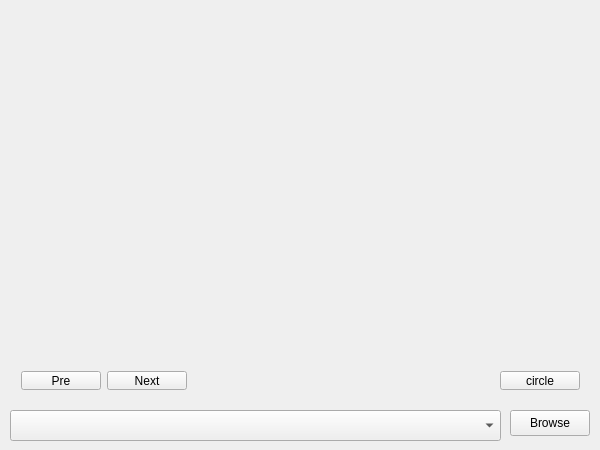
<?xml version="1.0" encoding="UTF-8"?>
<ui version="4.0">
 <class>MainWindow</class>
 <widget class="QMainWindow" name="MainWindow">
  <property name="geometry">
   <rect>
    <x>0</x>
    <y>0</y>
    <width>600</width>
    <height>450</height>
   </rect>
  </property>
  <property name="windowTitle">
   <string>MainWindow</string>
  </property>
  <widget class="QWidget" name="centralWidget">
   <widget class="QWidget" name="horizontalLayoutWidget">
    <property name="geometry">
     <rect>
      <x>10</x>
      <y>360</y>
      <width>581</width>
      <height>41</height>
     </rect>
    </property>
    <layout class="QHBoxLayout" name="horizontalLayout">
     <item>
      <widget class="QPushButton" name="preBtn">
       <property name="text">
        <string>Pre</string>
       </property>
      </widget>
     </item>
     <item>
      <widget class="QPushButton" name="nextBtn">
       <property name="text">
        <string>Next</string>
       </property>
      </widget>
     </item>
     <item>
      <spacer name="horizontalSpacer_3">
       <property name="orientation">
        <enum>Qt::Horizontal</enum>
       </property>
       <property name="sizeHint" stdset="0">
        <size>
         <width>40</width>
         <height>20</height>
        </size>
       </property>
      </spacer>
     </item>
     <item>
      <widget class="QPushButton" name="circleBtn">
       <property name="text">
        <string>circle</string>
       </property>
       <property name="checkable">
        <bool>true</bool>
       </property>
      </widget>
     </item>
    </layout>
   </widget>
   <widget class="QComboBox" name="directoryComboBox">
    <property name="geometry">
     <rect>
      <x>10</x>
      <y>410</y>
      <width>491</width>
      <height>31</height>
     </rect>
    </property>
   </widget>
   <widget class="QPushButton" name="browseBtn">
    <property name="geometry">
     <rect>
      <x>510</x>
      <y>410</y>
      <width>80</width>
      <height>26</height>
     </rect>
    </property>
    <property name="text">
     <string>Browse</string>
    </property>
   </widget>
   <widget class="QLabel" name="imgLabel">
    <property name="geometry">
     <rect>
      <x>13</x>
      <y>7</y>
      <width>571</width>
      <height>341</height>
     </rect>
    </property>
    <property name="text">
     <string/>
    </property>
   </widget>
  </widget>
 </widget>
 <layoutdefault spacing="6" margin="11"/>
 <resources/>
 <connections/>
</ui>
